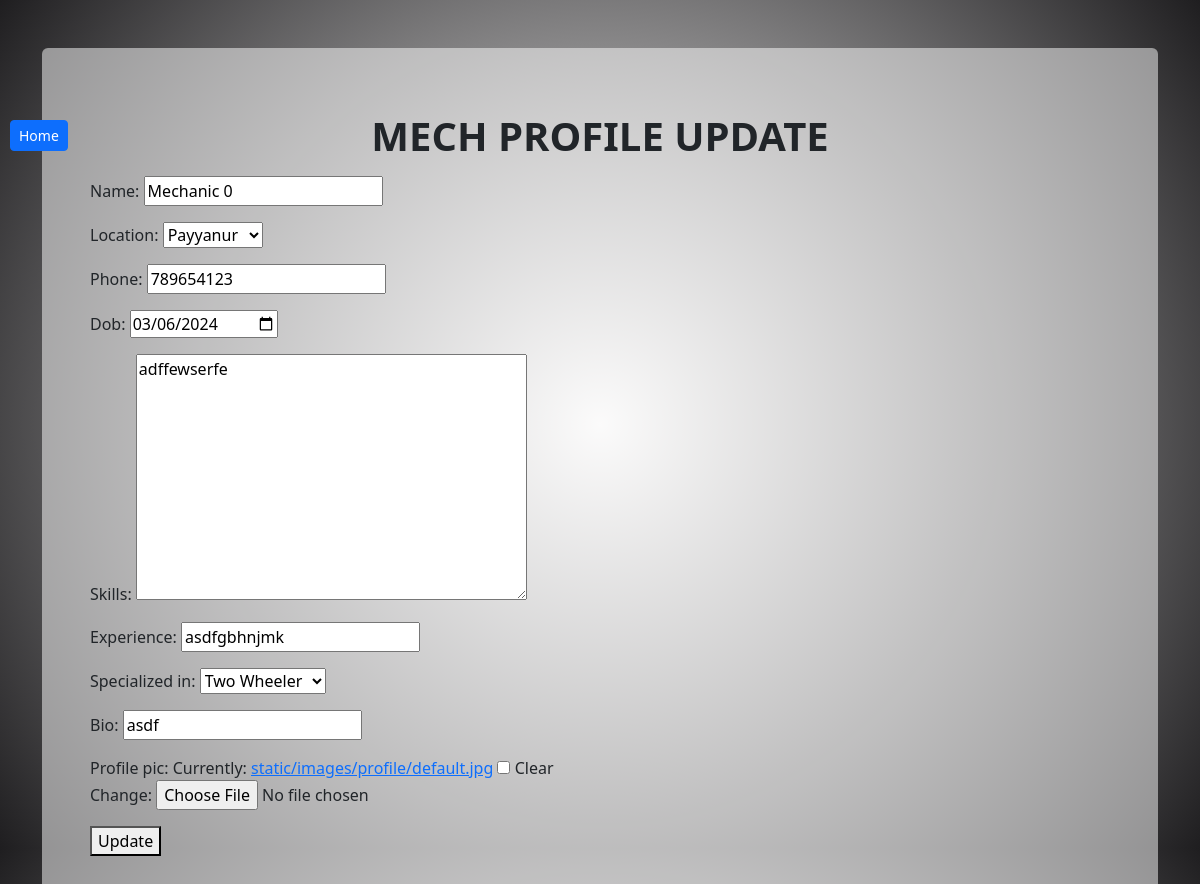
Screenshot of /profile/2/update (signed in) with the database file from the repository.
### app/models.py (models this page shows, shortened)
class MechanicProfile(models.Model):
    user = models.OneToOneField(User, on_delete=models.CASCADE, related_name="mechanic_profile")
    name=models.CharField(max_length=100)
    location = models.ForeignKey(Location, on_delete=models.CASCADE, related_name="mechanic_location")
    phone = models.CharField(max_length=200)
    dob = models.DateField(null=True)
    skills = models.TextField()
    experience = models.CharField(max_length=200)
    STATUS_CHOICES = [
        ("approved", "Approved"),
        ("pending", "Pending"),
    ]
    status = models.CharField(max_length=200, choices=STATUS_CHOICES, default="pending")
    SPECIALIZATION_CHOICES = [
        ("two_wheeler", "Two Wheeler"),
        ("four_wheeler", "Four Wheeler"),
        ("heavy_vehicle", "Heavy Vehicle"),
    ]
    specialized_in = models.CharField(max_length=200, choices=SPECIALIZATION_CHOICES)
    bio = models.CharField(max_length=200)
    profile_pic = models.ImageField(upload_to="mech_pics",default='static/images/profile/default.jpg', blank=True, null=True)

class Location(models.Model):
    name=models.CharField(max_length=200)
    def __str__(self):
        return self.name

### app/views.py (the view)
# urls.py: path("profile/<int:pk>/update", MechanicprofileUpdateView.as_view(), name="update-profile"),
class MechanicprofileUpdateView(UpdateView):
    model = MechanicProfile
    form_class = MechanicProfileForm
    template_name = 'mechanic_profile_update.html'
    success_url = reverse_lazy('mechanic_home')
    def get_object(self, queryset=None):
        return MechanicProfile.objects.get(user=self.request.user)

### app/forms.py
class MechanicProfileForm(forms.ModelForm):
    location = forms.ModelChoiceField(queryset=Location.objects.all(), required=True)
    SPECIALIZATION_CHOICES = [
        ("two_wheeler", "Two Wheeler"),
        ("four_wheeler", "Four Wheeler"),
        ("heavy_vehicle", "Heavy Vehicle"),
    ]
    specialized_in = forms.ChoiceField(choices=SPECIALIZATION_CHOICES)
    dob = forms.DateField(widget=forms.DateInput(attrs={'type': 'date'}))
    class Meta:
        model = MechanicProfile
        fields = ['name','location', 'phone', 'dob', 'skills', 'experience', 'specialized_in', 'bio', 'profile_pic']

### app/templates/mechanic_profile_update.html (shortened to what this page needs)
<!DOCTYPE html>
<html lang="en">
<head>
    <link href="https://cdn.jsdelivr.net/npm/bootstrap@5.3.3/dist/css/bootstrap.min.css" rel="stylesheet">
</head>
<body class="vh-100" style="background: rgb(241, 239, 240);
background: radial-gradient(circle, rgb(248, 247, 247) 0%, rgb(31, 30, 32) 100%);">
<a href="{% url 'home' %}" class="btn btn-primary btn-sm" style="position: absolute; top: 120px; left: 10px;"> Home</a>
    <div class="container mt-5">
        <div class="form-control border-0 p-5 bg-white bg-opacity-50" action="" >
            <div class="text-center my-3">
                <span class="h1  fw-bold">MECH PROFILE UPDATE</span>
            </div>
        <form action="" method="post" enctype="multipart/form-data">
                {{form.as_p}}
                <button type="submit">Update</button>
        </form>
    </div>
</body>
</html>

### rows the page displays
MechanicProfile: name "Mechanic 0", location "Payyanur", phone "789654123", dob "03/06/2024", skills "adffewserfe", experience "asdfgbhnjmk", specialized_in "Two Wheeler", bio "asdf"
